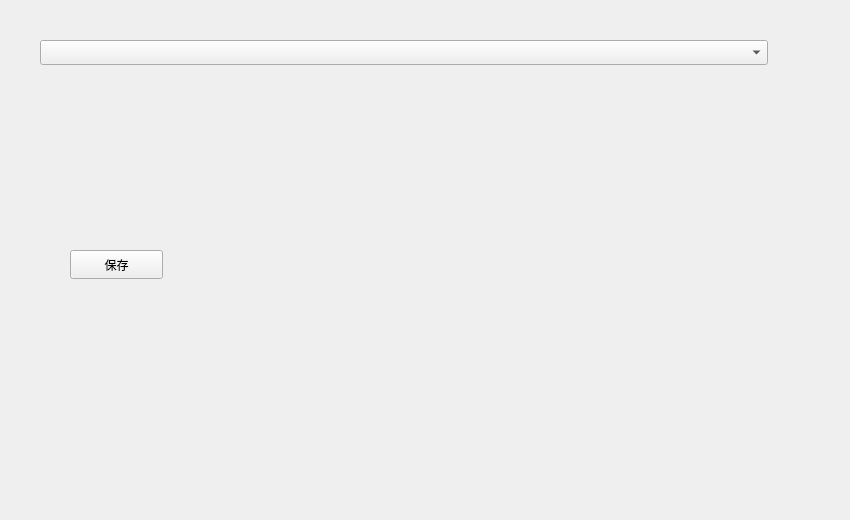
<?xml version="1.0" encoding="UTF-8"?>
<ui version="4.0">
 <class>ExcelPage</class>
 <widget class="QWidget" name="ExcelPage">
  <property name="geometry">
   <rect>
    <x>0</x>
    <y>0</y>
    <width>850</width>
    <height>520</height>
   </rect>
  </property>
  <property name="windowTitle">
   <string>Form</string>
  </property>
  <widget class="QComboBox" name="comboBox">
   <property name="geometry">
    <rect>
     <x>40</x>
     <y>40</y>
     <width>728</width>
     <height>25</height>
    </rect>
   </property>
  </widget>
  <widget class="QPushButton" name="pushButton">
   <property name="geometry">
    <rect>
     <x>70</x>
     <y>250</y>
     <width>93</width>
     <height>29</height>
    </rect>
   </property>
   <property name="text">
    <string>保存</string>
   </property>
  </widget>
 </widget>
 <resources/>
 <connections/>
</ui>
